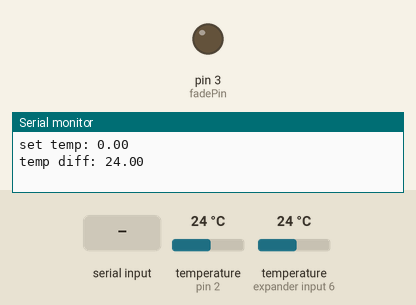
A sketch run on a simulated Arduino Uno, built with avr-gcc and run on an emulated ATmega328P. Shown: output pins drawn as LEDs (lit = HIGH), the last lines printed to the serial monitor. The inputs (shaded band) are chosen by the test bench; at power-on: temperature (sensors on pin 2, expander input 6) 24 °C.

Above: at 2.1 s.
2.2 s: "90,45\n" received over the second serial link
At 4.9 s:
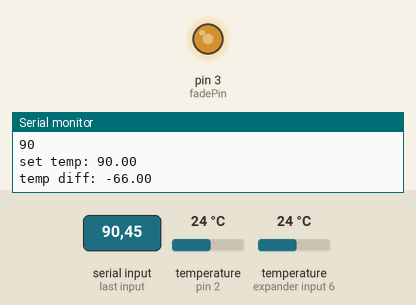
6.6 s: "30,150\n" received over the second serial link
At 8.8 s:
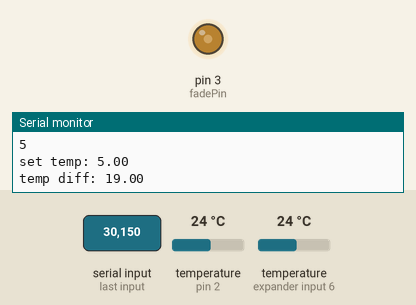
Timing chart, 0 to 16.5 s (numbered marks = the images above; inputs shaded):
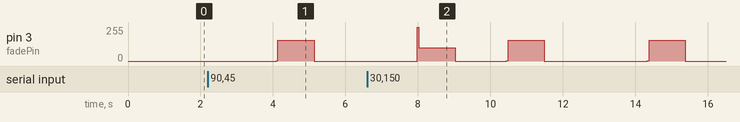

Measured:
- after the input at 2.2 s, pin 3 (fadePin): 0/255 → 156/255 after 1.9 s, → 0/255 1.1 s later

The sketch:

motor_and_temp.ino
```cpp
//for temp sensing
#include <DallasTemperature.h>
#include <OneWire.h>
#include <SoftwareSerial.h>
// Data wire is plugged into pin 2 on the Arduino
#define ONE_WIRE_BUS 2
// Setup a oneWire instance to communicate with any OneWire devices
// (not just Maxim/Dallas temperature ICs)
OneWire oneWire(ONE_WIRE_BUS);
// Pass our oneWire reference to Dallas Temperature.
DallasTemperature sensors(&oneWire);
//construct new softwareserial with hc-05 connected to rx/tx pins
SoftwareSerial mySerial(10,11); // RX, TX

//for motor
#define fadePin 3

void setup() {
//motor setup
 pinMode(fadePin, OUTPUT);

//temp setup
 // start serial port
  Serial.begin(9600);
 // Serial.println("Dallas Temperature IC Control Library Demo");
 //start virtual serial for hc-05 comms
  mySerial.begin(9600);

  // Start up the library
  sensors.begin();
}

void loop() {
static char buffer[80];
if (mySerial.available()){
  for (int i=0; i<2; i++) {
    buffer[i] = mySerial.read();
    delay(50);
  }
 Serial.println(buffer);
  }


//temp code

 // call sensors.requestTemperatures() to issue a global temperature
  // request to all devices on the bus
 // Serial.print(" Requesting temperatures...");
  sensors.requestTemperatures(); // Send the command to get temperatures
  //Serial.println("DONE");

 // prints to arduino serial monitor for debugging
 //Serial.print("1: ");
 // Serial.print(sensors.getTempCByIndex(0)); // Why "byIndex"?
 //Serial.print("2: ");
 //Serial.println(sensors.getTempCByIndex(1));
    // You can have more than one IC on the same bus.
    // 0 refers to the first IC on the wire

//sends to serial over bluetooth
mySerial.print ("1: ");
mySerial.print(sensors.getTempCByIndex(0));
mySerial.print ("2: ");
mySerial.println(sensors.getTempCByIndex(1));
delay(500);


//motor code
  if(buffer){
    float setTemp = atof(buffer);
    Serial.println("set temp: " + String(setTemp));

    float tempDiff = sensors.getTempCByIndex(0) - setTemp;
    Serial.println("temp diff: " + String(tempDiff));

   if(setTemp > 0 && tempDiff > 0 ){
   analogWrite(fadePin, 255);
   delay(50);
   analogWrite(fadePin, 100);
   delay(1000);
   analogWrite(fadePin, 0);

  }
else if(setTemp > 0 && tempDiff < 0 ){
   analogWrite(fadePin, -255);
   delay(50);
   analogWrite(fadePin, -100);
   delay(1000);
   analogWrite(fadePin, 0);
    }

  }

for (int i=0; i<2; i++) {
    buffer[i] = 0;
}
Serial.flush();
mySerial.flush();
}
```
